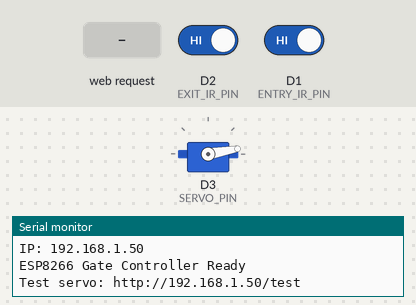
A sketch run on a simulated ESP8266 (NodeMCU). Shown: servo, the last lines printed to the serial monitor. Inputs (shaded band) come from the test bench; at power-on: D2 (EXIT_IR_PIN) HIGH, D1 (ENTRY_IR_PIN) HIGH. WiFi joins after 1.5 s; servers stay silent unless stated; uploads are accepted with an empty reply.

Above: at 7.0 s.
7.1 s: HTTP request GET /test received
At 9.12 s:
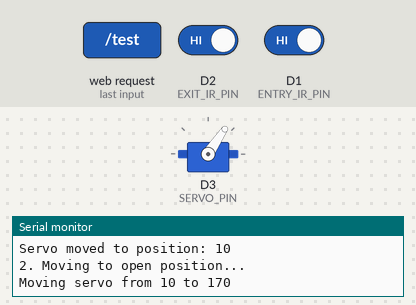
At 9.72 s:
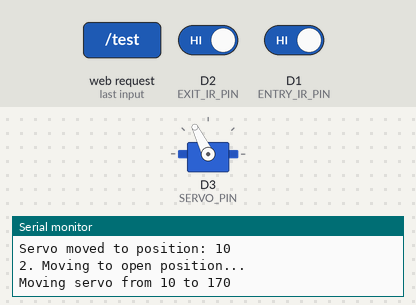
10.1 s: D2 (EXIT_IR_PIN) driven LOW and D1 (ENTRY_IR_PIN) driven LOW
At 11.4 s:
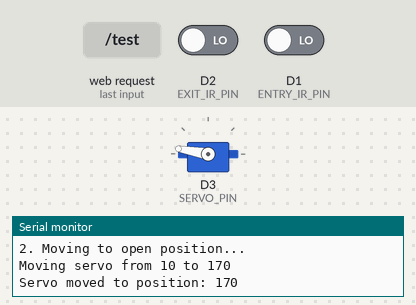
13.1 s: HTTP request GET /gate?action=open received
16.1 s: HTTP request GET /test?action=open received
Timing chart, 0 to 20.1 s (numbered marks = the images above; inputs shaded):
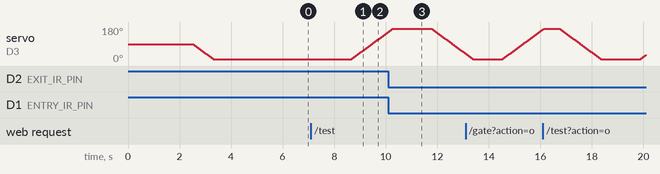

The sketch:

ESP1_ESP8266_SERVO_FIX.ino
```cpp
#include <ESP8266WiFi.h>
#include <ESP8266WebServer.h>
#include <Servo.h>

const char* ssid = "parking";
const char* password = "0000011111";
const char* esp32camIP = "10.137.170.68";

#define ENTRY_IR_PIN D1
#define EXIT_IR_PIN D2
#define SERVO_PIN D3

Servo gateServo;
ESP8266WebServer server(80);

bool entryIRState = false;
bool exitIRState = false;
bool gateOpen = false;
unsigned long lastTrigger = 0;
unsigned long gateOpenTime = 0;
String gateStatus = "Gate Closed";

// Servo positions - adjust these values if needed
const int GATE_CLOSED_POS = 10;   // Slightly above 0 to avoid servo strain
const int GATE_OPEN_POS = 170;    // Near max position for full opening

void setup() {
  Serial.begin(115200);
  delay(2000);

  Serial.println("\n=== ESP8266 Gate Controller ===");
  Serial.println("Servo Pin: D3 (GPIO0)");
  Serial.println("Entry IR: D1 (GPIO5)");
  Serial.println("Exit IR: D2 (GPIO4)");
  Serial.println("===============================\n");

  pinMode(ENTRY_IR_PIN, INPUT_PULLUP);
  pinMode(EXIT_IR_PIN, INPUT_PULLUP);

  // Initialize servo with proper timing
  gateServo.attach(SERVO_PIN, 500, 2500);  // Extended pulse width range
  delay(500);

  // Move to closed position slowly
  Serial.println("Initializing gate to closed position...");
  moveServoSlowly(GATE_CLOSED_POS);
  gateOpen = false;
  gateStatus = "Gate Closed - System Ready";

  WiFi.begin(ssid, password);
  while (WiFi.status() != WL_CONNECTED) {
    delay(1000);
    Serial.println("Connecting to WiFi...");
  }
  Serial.println("WiFi connected!");
  Serial.println("IP: " + WiFi.localIP().toString());

  server.on("/status", []() {
    server.send(200, "text/plain", gateStatus);
  });
  server.on("/gate", handleGate);
  server.on("/test", handleServoTest);  // Test endpoint
  server.begin();

  Serial.println("ESP8266 Gate Controller Ready");
  Serial.println("Test servo: http://" + WiFi.localIP().toString() + "/test");
}

void loop() {
  server.handleClient();

  // Auto-close gate after 5 seconds
  if (gateOpen && (millis() - gateOpenTime > 5000)) {
    Serial.println("Auto-closing gate...");
    moveServoSlowly(GATE_CLOSED_POS);
    gateOpen = false;
    gateStatus = "Gate Closed - Auto Close";
    Serial.println("GATE AUTO-CLOSED");
  }

  // Prevent rapid triggering
  if (millis() - lastTrigger < 2000) {
    delay(100);
    return;
  }

  // Entry IR sensor
  if (!digitalRead(ENTRY_IR_PIN) && !entryIRState) {
    entryIRState = true;
    Serial.println("ENTRY IR TRIGGERED");
    triggerCam("entry");
    lastTrigger = millis();
  } else if (digitalRead(ENTRY_IR_PIN)) {
    entryIRState = false;
  }

  // Exit IR sensor
  if (!digitalRead(EXIT_IR_PIN) && !exitIRState) {
    exitIRState = true;
    Serial.println("EXIT IR TRIGGERED");
    triggerCam("exit");
    lastTrigger = millis();
  } else if (digitalRead(EXIT_IR_PIN)) {
    exitIRState = false;
  }

  delay(100);
}

void moveServoSlowly(int targetPos) {
  int currentPos = gateServo.read();
  Serial.println("Moving servo from " + String(currentPos) + " to " + String(targetPos));

  if (currentPos < targetPos) {
    // Move up
    for (int pos = currentPos; pos <= targetPos; pos += 2) {
      gateServo.write(pos);
      delay(20);  // Slow movement
    }
  } else {
    // Move down
    for (int pos = currentPos; pos >= targetPos; pos -= 2) {
      gateServo.write(pos);
      delay(20);  // Slow movement
    }
  }

  gateServo.write(targetPos);  // Ensure final position
  delay(500);  // Let servo settle
  Serial.println("Servo moved to position: " + String(targetPos));
}

void triggerCam(String type) {
  WiFiClient client;
  if (client.connect(esp32camIP, 80)) {
    client.print("GET /capture?type=" + type + " HTTP/1.1\r\nHost: " + String(esp32camIP) + "\r\nConnection: close\r\n\r\n");
    unsigned long t = millis();
    while (client.available() == 0 && millis() - t < 5000);
    client.stop();
    Serial.println("Camera triggered for " + type);
  } else {
    Serial.println("Failed to connect to camera");
  }
}

void handleGate() {
  if (server.hasArg("action")) {
    String action = server.arg("action");
    Serial.println("Gate command received: " + action);

    if (action == "open") {
      Serial.println("OPENING GATE...");
      moveServoSlowly(GATE_OPEN_POS);
      gateOpen = true;
      gateOpenTime = millis();
      gateStatus = "Gate Opened";
      server.send(200, "text/plain", "Opened");
      Serial.println("GATE OPENED SUCCESSFULLY");
    } else if (action == "close") {
      Serial.println("CLOSING GATE...");
      moveServoSlowly(GATE_CLOSED_POS);
      gateOpen = false;
      gateStatus = "Gate Closed";
      server.send(200, "text/plain", "Closed");
      Serial.println("GATE CLOSED SUCCESSFULLY");
    } else {
      server.send(400, "text/plain", "Invalid action");
    }
  } else {
    server.send(200, "text/plain", gateStatus);
  }
}

void handleServoTest() {
  Serial.println("=== SERVO TEST STARTED ===");

  // Test sequence
  Serial.println("1. Moving to closed position...");
  moveServoSlowly(GATE_CLOSED_POS);
  delay(1000);

  Serial.println("2. Moving to open position...");
  moveServoSlowly(GATE_OPEN_POS);
  delay(1000);

  Serial.println("3. Moving back to closed position...");
  moveServoSlowly(GATE_CLOSED_POS);

  Serial.println("=== SERVO TEST COMPLETED ===");
  server.send(200, "text/plain", "Servo test completed - check serial monitor");
}
```

Measured:
- after the input at 7.1 s, servo on D3 (SERVO_PIN): moves from 10° to 154° over 1.4 s, starting after 1.6 s
